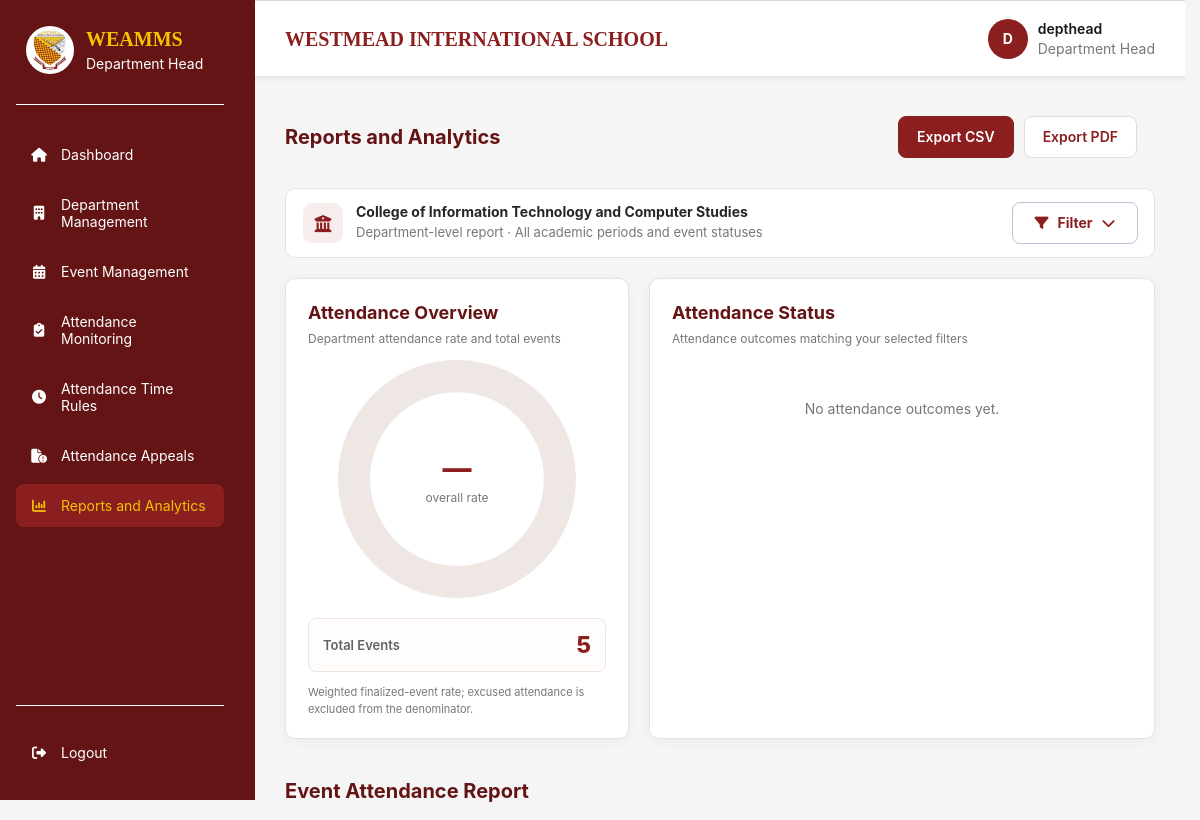
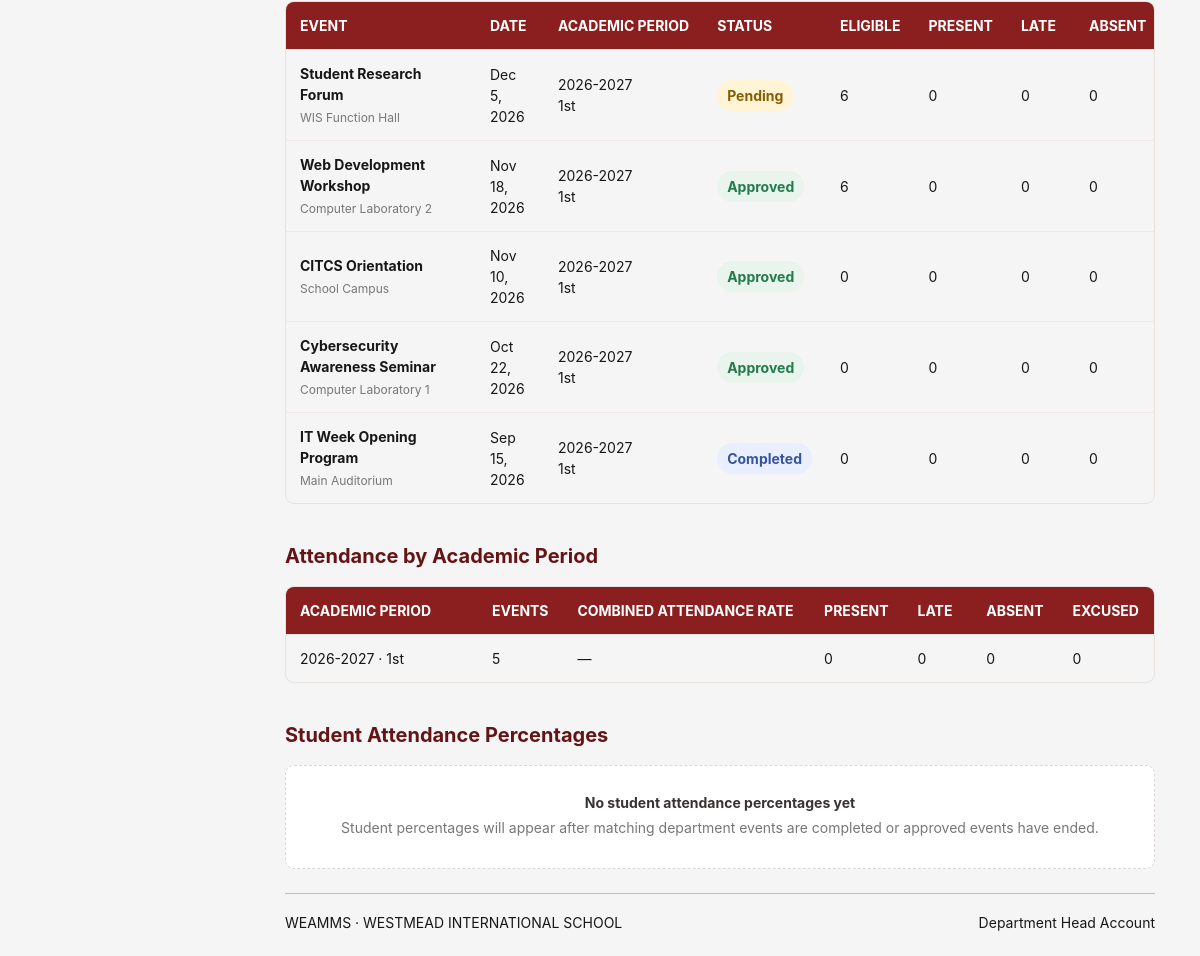
/department-head/reports/index.php (signed in), run on the app's committed database (2 pictures, top to bottom).
### tables this page shows
CREATE TABLE `department_heads` (
  `department_head_id` bigint(20) UNSIGNED NOT NULL,
  `user_id` bigint(20) UNSIGNED NOT NULL,
  `department_id` bigint(20) UNSIGNED NOT NULL,
  `employee_number` varchar(50) DEFAULT NULL,
  `first_name` varchar(100) NOT NULL,
  `middle_name` varchar(100) DEFAULT NULL,
  `last_name` varchar(100) NOT NULL,
  `created_at` timestamp NOT NULL DEFAULT current_timestamp()
);

CREATE TABLE `departments` (
  `department_id` bigint(20) UNSIGNED NOT NULL,
  `department_code` varchar(30) NOT NULL,
  `department_name` varchar(150) NOT NULL,
  `description` text DEFAULT NULL,
  `is_active` tinyint(1) NOT NULL DEFAULT 1,
  `department_head_can_edit` tinyint(1) NOT NULL DEFAULT 0,
  `department_head_can_edit_attendance` tinyint(1) NOT NULL DEFAULT 0,
  `created_at` timestamp NOT NULL DEFAULT current_timestamp()
);

CREATE TABLE `events` (
  `event_id` bigint(20) UNSIGNED NOT NULL,
  `department_id` bigint(20) UNSIGNED NOT NULL,
  `requested_by` bigint(20) UNSIGNED NOT NULL,
  `academic_period_id` bigint(20) UNSIGNED NOT NULL,
  `event_title` varchar(200) NOT NULL,
  `event_description` text DEFAULT NULL,
  `venue` varchar(200) DEFAULT NULL,
  `start_at` datetime NOT NULL,
  `end_at` datetime NOT NULL,
  `attendance_opens_at` datetime DEFAULT NULL,
  `attendance_closes_at` datetime DEFAULT NULL,
  `event_status` enum('pending','approved','rejected','cancelled','cancellation_requested','completed') NOT NULL DEFAULT 'pending',
  `admin_reviewed_by` bigint(20) UNSIGNED DEFAULT NULL,
  `admin_reviewed_at` datetime DEFAULT NULL,
  `admin_remarks` text DEFAULT NULL,
  `cancellation_requested_at` datetime DEFAULT NULL,
  `cancellation_requested_by` bigint(20) UNSIGNED DEFAULT NULL,
  `cancellation_request_remarks` text DEFAULT NULL,
  `created_at` timestamp NOT NULL DEFAULT current_timestamp(),
  `updated_at` timestamp NOT NULL DEFAULT current_timestamp() ON UPDATE current_timestamp()
);

CREATE TABLE `academic_periods` (
  `academic_period_id` bigint(20) UNSIGNED NOT NULL,
  `academic_year` varchar(20) NOT NULL,
  `semester` enum('1st','2nd','Summer','Other') NOT NULL DEFAULT '1st',
  `start_date` date NOT NULL,
  `end_date` date NOT NULL,
  `is_current` tinyint(1) NOT NULL DEFAULT 0,
  `created_at` timestamp NOT NULL DEFAULT current_timestamp()
);

### department-head/reports/index.php (the view, shortened to what the rows shown need)
<?php
require_once __DIR__ . '/../../includes/department_head_context.php';
$eventSql = "
    SELECT
        e.event_id,
        e.event_title,
        e.venue,
        e.start_at,
        e.event_status,
        ap.academic_year,
        ap.semester,
        CASE
            WHEN e.event_status = 'completed'
                 OR (
                     e.event_status = 'approved'
                     AND e.end_at < NOW()
                 )
            THEN 1 ELSE 0
        END AS attendance_finalized
    FROM events e
    INNER JOIN academic_periods ap
        ON ap.academic_period_id = e.academic_period_id
    WHERE e.department_id = :department_id
";
$eventParams = ['department_id' => $departmentId];
$eventSql .= ' ORDER BY e.start_at DESC, e.event_id DESC';
$eventStmt = $pdo->prepare($eventSql);
$eventStmt->execute($eventParams);
$events = $eventStmt->fetchAll(PDO::FETCH_ASSOC);
$studentsStmt = $pdo->prepare("
    SELECT
        student_id,
        student_number,
        first_name,
        middle_name,
        last_name,
        year_level,
        section,
        enrollment_status
    FROM students
    WHERE department_id = ?
    ORDER BY last_name, first_name, middle_name, student_number
");
$studentsStmt->execute([$departmentId]);
$students = $studentsStmt->fetchAll(PDO::FETCH_ASSOC);
$currentStudents = $students;
$participantRules = [];
$rosterStudentsByEvent = [];
function dhReportStudentIsEligible(array $student, array $rules): bool
{
    if ($rules === []) {
        return true;
    }
    return false;
}
$statuses = ['present', 'late', 'absent', 'excused'];
$eventRows = [];
$periodSummaries = [];
foreach ($events as $event) {
    $eventId = (int) $event['event_id'];
    $eventStatus = (string) $event['event_status'];
    $attendanceExcluded = in_array(
        $eventStatus,
        ['cancelled', 'rejected'],
        true
    );
    $isFinalized =
        (int) $event['attendance_finalized'] === 1
        && !$attendanceExcluded;
    $rules = $participantRules[$eventId] ?? [];
    $eligibleStudentIds = [];
    if ($isFinalized) {
        $eligibleStudentIds = array_map(
            'intval',
            array_keys($rosterStudentsByEvent[$eventId] ?? [])
        );
    } else {
        foreach ($currentStudents as $student) {
            if (dhReportStudentIsEligible($student, $rules)) {
                $eligibleStudentIds[] = (int) $student['student_id'];
            }
        }
    }
    $counts = array_fill_keys($statuses, 0);
    $recordCount = 0;
    $rate = null;
    $periodKey = $event['academic_year'] . '||' . $event['semester'];
    if (!isset($periodSummaries[$periodKey])) {
        $periodSummaries[$periodKey] = [
            'academic_year' => $event['academic_year'],
            'semester' => $event['semester'],
            'event_count' => 0,
            'present' => 0,
            'late' => 0,
            'absent' => 0,
            'excused' => 0,
            'rate_numerator' => 0,
            'rate_denominator' => 0,
        ];
    }
    $periodSummaries[$periodKey]['event_count']++;
    if (!$attendanceExcluded) {
        foreach ($statuses as $status) {
            $periodSummaries[$periodKey][$status] += $counts[$status];
        }
    }
    $eventRows[] = [
        'event_id' => $eventId,
        'event_title' => $event['event_title'],
        'venue' => $event['venue'],
        'start_at' => $event['start_at'],
        'event_status' => $eventStatus,
        'academic_year' => $event['academic_year'],
        'semester' => $event['semester'],
        'attendance_finalized' => $isFinalized,
        'attendance_excluded' => $attendanceExcluded,
        'eligible_students' => count($eligibleStudentIds),
        'record_count' => $recordCount,
        'present' => $counts['present'],
        'late' => $counts['late'],
        'absent' => $counts['absent'],
        'excused' => $counts['excused'],
        'attendance_rate' => $rate,
    ];
}
$selectedFilterParts = [];
$filterDescription = $selectedFilterParts === []
    ? 'All academic periods and event statuses'
    : implode(' · ', $selectedFilterParts);
require_once __DIR__ . '/../../includes/department_head_layout_start.php';
?>
<section class="dashboard-section management-page student-report-page dh-report-page">
    <div class="section-heading">
        <div>
            <h2>Reports and Analytics</h2>
        </div>
    </div>
    <div class="dh-report-scope">
        <div class="dh-report-scope-text">
            <strong><?= dhEscape($departmentHead['department_name']) ?></strong>
            <small>
                Department-level report · <?= dhEscape($filterDescription) ?>
            </small>
        </div>
    </div>
    <div class="student-content-panel dh-report-panel">
        <div class="section-heading">
            <div>
                <h2>Event Attendance Report</h2>
            </div>
        </div>
        <?php if ($eventRows === []): ?>
            <div class="empty-state">
                <strong>No matching events</strong>
                <p>Try changing the filters to view events for this department.</p>
            </div>
        <?php else: ?>
            <div class="student-table-wrap">
                <table class="student-table">
                    <thead>
                        <tr>
                            <th scope="col">Event</th>
                            <th scope="col">Date</th>
                            <th scope="col">Academic Period</th>
                            <th scope="col">Status</th>
                            <th scope="col">Eligible</th>
                            <th scope="col">Present</th>
                            <th scope="col">Late</th>
                            <th scope="col">Absent</th>
                        </tr>
                    </thead>
                    <tbody>
                        <?php foreach ($eventRows as $event): ?>
                            <tr>
                                <td data-label="Event">
                                    <strong><?= dhEscape($event['event_title']) ?></strong>
                                    <small class="dh-event-venue">
                                        <?= dhEscape($event['venue'] ?: 'Venue not specified') ?>
                                    </small>
                                </td>
                                <td data-label="Date">
                                    <?= dhEscape(date('M j, Y', strtotime($event['start_at']))) ?>
                                </td>
                                <td data-label="Academic Period">
                                    <?= dhEscape($event['academic_year']) ?><br>
                                    <?= dhEscape($event['semester']) ?>
                                </td>
                                <td data-label="Status">
                                    <span class="status-pill status-<?= dhEscape($event['event_status']) ?>">
                                        <?= dhEscape(ucwords(str_replace('_', ' ', $event['event_status']))) ?>
                                    </span>
                                </td>
                                <td data-label="Eligible">
                                    <?= (int) $event['eligible_students'] ?>
                                </td>
                                <td data-label="Present">
                                    <?= (int) $event['present'] ?>
                                </td>
                                <td data-label="Late">
                                    <?= (int) $event['late'] ?>
                                </td>
                                <td data-label="Absent">
                                    <?= (int) $event['absent'] ?>
                                </td>
                            </tr>
                        <?php endforeach; ?>
                    </tbody>
                </table>
            </div>
        <?php endif; ?>
    </div>
    <div class="student-content-panel dh-report-panel">
        <div class="section-heading">
            <div>
                <h2>Attendance by Academic Period</h2>
            </div>
        </div>
        <?php if ($periodSummaries === []): ?>
            <div class="empty-state">
                <strong>No academic-period data</strong>
                <p>
                    Period comparisons will appear when matching department
                    events are available.
                </p>
            </div>
        <?php else: ?>
            <div class="student-table-wrap">
                <table class="student-table">
                    <thead>
                        <tr>
                            <th scope="col">Academic Period</th>
                            <th scope="col">Events</th>
                            <th scope="col">Combined Attendance Rate</th>
                            <th scope="col">Present</th>
                            <th scope="col">Late</th>
                            <th scope="col">Absent</th>
                            <th scope="col">Excused</th>
                        </tr>
                    </thead>
                    <tbody>
                        <?php foreach ($periodSummaries as $period): ?>
                            <tr>
                                <td data-label="Academic Period">
                                    <?= dhEscape($period['academic_year']) ?>
                                    · <?= dhEscape($period['semester']) ?>
                                </td>
                                <td data-label="Events">
                                    <?= (int) $period['event_count'] ?>
                                </td>
                                <td data-label="Combined Attendance Rate">
                                    <?= $period['average_rate'] === null
                                        ? '—'
                                        : number_format((float) $period['average_rate'], 1) . '%' ?>
                                </td>
                                <td data-label="Present">
                                    <?= (int) $period['present'] ?>
                                </td>
                                <td data-label="Late">
                                    <?= (int) $period['late'] ?>
                                </td>
                                <td data-label="Absent">
                                    <?= (int) $period['absent'] ?>
                                </td>
                                <td data-label="Excused">
                                    <?= (int) $period['excused'] ?>
                                </td>
                            </tr>
                        <?php endforeach; ?>
                    </tbody>
                </table>
            </div>
        <?php endif; ?>
    </div>
    <div class="student-content-panel dh-report-panel">
        <div class="section-heading">
            <div>
                <h2>Student Attendance Percentages</h2>
            </div>
        </div>
    </div>
</section>
</main>
</body>
</html>

### data on the page
department_heads: department.department_name "College of Information Technology and Computer Studies"
events: event_title "Student Research Forum", venue "WIS Function Hall", start_at "Dec 5, 2026", academic_period.academic_year "2026-2027", academic_period.semester "1st", event_status "Pending", eligible_students "6", present "0", late "0", absent "0", event_id "5", excused "0"
events: event_title "Web Development Workshop", venue "Computer Laboratory 2", start_at "Nov 18, 2026", academic_period.academic_year "2026-2027", academic_period.semester "1st", event_status "Approved", eligible_students "6", present "0", late "0", absent "0"
events: event_title "CITCS Orientation", venue "School Campus", start_at "Nov 10, 2026", academic_period.academic_year "2026-2027", academic_period.semester "1st", event_status "Approved", eligible_students "0", present "0", late "0", absent "0"
events: event_title "Cybersecurity Awareness Seminar", venue "Computer Laboratory 1", start_at "Oct 22, 2026", academic_period.academic_year "2026-2027", academic_period.semester "1st", event_status "Approved", eligible_students "0", present "0", late "0", absent "0"
events: event_title "IT Week Opening Program", venue "Main Auditorium", start_at "Sep 15, 2026", academic_period.academic_year "2026-2027", academic_period.semester "1st", event_status "Completed", eligible_students "0", present "0", late "0", absent "0"

### other printed values
str_replace('_', ' ', $role) "Department Head"
$label "Dashboard"
$label "Department Management"
$label "Event Management"
$label "Attendance Monitoring"
$label "Attendance Time Rules"
$label "Attendance Appeals"
$label "Reports and Analytics"
$initial "D"
$username "depthead"
$userRole "Department Head"
dhEscape($filterDescription) "All academic periods and event statuses"
count($eventRows) "5"
$footerRoleLabel "Department Head"
